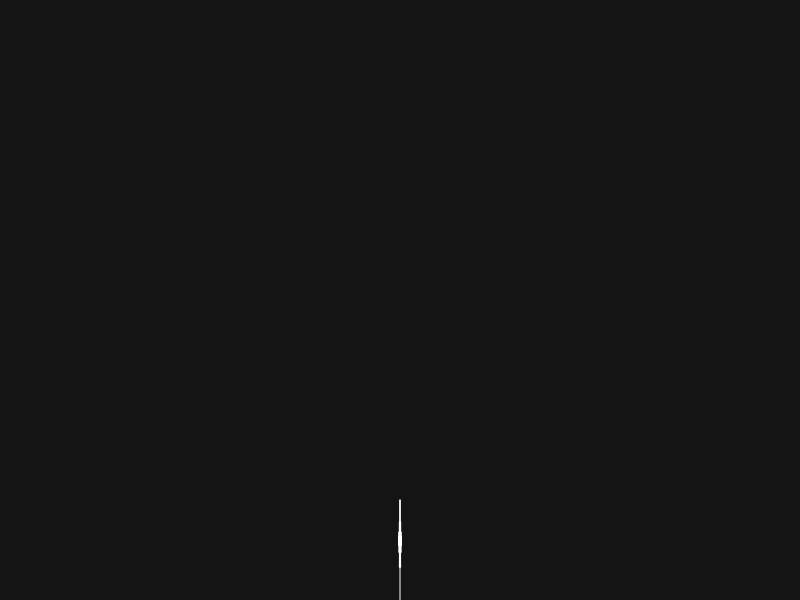
Frame 1 (no input)
Frame 60 (no input): identical to frame 1, image omitted
Frame 120 (the mouse pressed at the canvas centre since frame 60): identical to frame 1, image omitted

The p5.js sketch that drew this single still picture (run headless with seeded random() and noise() and a simulated clock; from frame 60 on, the mouse is pressed at the canvas centre):

// p5.js sketch
// ── sketch.js
function setup() {
  createCanvas(800, 600);
  angle_slider = createSlider(0, TWO_PI, PI, 0.05);
  len_slider = createSlider(0, 600, 100, 1);
}

function draw() {
  background(20);
  angle = angle_slider.value();
  len = len_slider.value();
  stroke(255);
  translate(width / 2, height);
  branch(len);
}

function branch(len) {
  line(0, 0, 0, -len);
  translate(0, -len);
  if (len > 3) {
    push();
    rotate(angle);
    branch(len * 0.67);
    pop();
    push();
    rotate(-angle);
    branch(len * 0.67);
    pop();
  }
}
